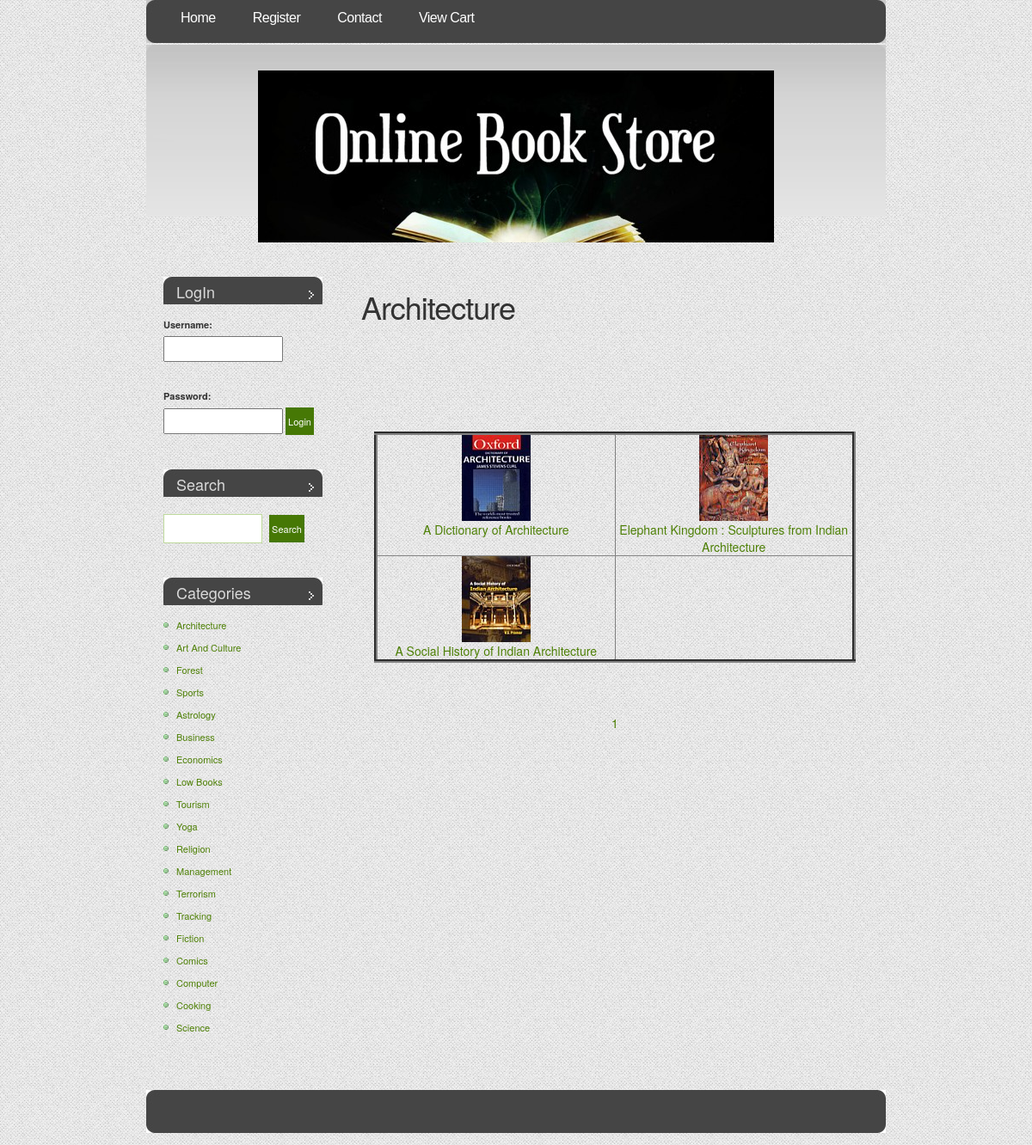
Page /booklist.php?subcatid=1&subcatnm=Architecture on the committed database.
### tables this page shows
CREATE TABLE `book` (
  `b_id` int(4) NOT NULL,
  `b_nm` varchar(60) NOT NULL,
  `b_subcat` varchar(25) NOT NULL,
  `b_desc` longtext NOT NULL,
  `b_publisher` varchar(40) NOT NULL,
  `b_edition` varchar(20) NOT NULL,
  `b_isbn` varchar(10) NOT NULL,
  `b_page` int(5) NOT NULL,
  `b_price` int(5) NOT NULL,
  `b_img` longtext NOT NULL,
  `b_pdf` longtext NOT NULL
);

CREATE TABLE `category` (
  `cat_id` int(4) NOT NULL,
  `cat_nm` varchar(30) NOT NULL
);

### includes/search.inc.php (the view, shortened to what this page needs)
<ul>
			<li id="login">
						<?php
						require('includes/config.php');
							if(isset($_SESSION['status']))
							{
								echo '<h2>Hello :  '.$_SESSION['unm'].'</h2>';
							}
							else
							{
								echo '<form action="process_login.php" method="POST">
										<h2>LogIn</h2>
											<b>Username:</b>
											<br><input type="text" name="usernm"><br>
											<br>
											<b>Password:</b>
											<br><input type="password" name="pwd">
											<input type="submit" id="x" value="Login" />
										</form>';
							}
						?>
			</li>
			<li id="search">
				<h2>Search</h2>
				<form method="GET" action="search_result.php">
					<fieldset>
					<input type="text" id="s" name="s" value="" />
					<input type="submit" id="x" value="Search" />
					</fieldset>
				</form>
			</li>
			<li>
				<h2>Categories</h2>
				<ul>
								<?php
										$query="select * from category ";
										$res=mysqli_query($conn,$query);
										while($row=mysqli_fetch_assoc($res))
											{
												echo '<li><a href="subcat.php?cat='.$row['cat_id'].'&catnm='.$row["cat_nm"].'">'.$row["cat_nm"].'</a></li>';
											}
								?>
				</ul>
			</li>
		</ul>

### booklist.php (shortened to what this page needs)
<?php
require('includes/config.php');
	$cat=$_GET['subcatid'];
	$totalq="select count(*) \"total\" from book where b_subcat='$cat'";
	$totalres=mysqli_query($conn,$totalq) or die("Can't Execute Query...");
	$totalrow=mysqli_fetch_assoc($totalres);
	$page_per_page=6;
	$page_total_rec=$totalrow['total'];
	$page_total_page=ceil($page_total_rec/$page_per_page);
	if(!isset($_GET['page']))
	{
		$page_current_page=1;
	}
	else
	{
		$page_current_page=$_GET['page'];
	}
?>
<!DOCTYPE html PUBLIC "-//W3C//DTD XHTML 1.0 Strict//EN" "http://www.w3.org/TR/xhtml1/DTD/xhtml1-strict.dtd">
<html xmlns="http://www.w3.org/1999/xhtml">
<head>
		<?php
			include("includes/head.inc.php");
		?>
</head>
<body>
				<div id="header">
					<div id="menu">
						<?php
							include("includes/menu.inc.php");
						?>
					</div>
				</div>
				<div id="logo-wrap">
					<div id="logo">
					</div>
				</div>
				<div id="page">
							<div id="content">
								<div class="post">
									<h1 class="title"><?php echo $_GET['subcatnm'];?></h1>
									<div class="entry">
										<table border="4" width="100%" >
											<br><br><br><br><br>
											<?php
												$k=($page_current_page-1)*$page_per_page;
												$query="select *from book where b_subcat='$cat' LIMIT ".$k .",".$page_per_page;
												$res=mysqli_query($conn,$query) or die("Can't Execute Query...");
												$count=0;
												while($row=mysqli_fetch_assoc($res))
												{
													if($count==0)
													{
														echo '<tr>';
													}
													echo '<td valign="top" width="20%" align="center">
														<a href="detail.php?id='.$row['b_id'].'&cat='.$_GET['subcatnm'].'">
														<img src="'.$row['b_img'].'" width="80" height="100">
														<br>'.$row['b_nm'].'</a>
													</td>';
													$count++;
													if($count==2)
													{
														echo '</tr>';
														$count=0;
													}
												}
											?>
										</table>
										<br><br><br>
										<center>
										<?php
											for($i=1;$i<=$page_total_page;$i++)
											{
												echo '&nbsp;&nbsp;<a href="booklist.php?subcatid='.$_GET['subcatid'].'&subcatnm='.$_GET['subcatnm'].'&page='.$i.'">'.$i.'</a>&nbsp;&nbsp;';
											}
										?>
										</center>
									</div>
								</div>
							</div>
							<div id="sidebar">
									<?php
										include("includes/search.inc.php");
									?>
							</div>
					<div style="clear: both;">&nbsp;</div>
				</div>
				<div id="footer">
							<?php
								include("includes/footer.inc.php");
							?>
				</div>
</body>
</html>

### includes/head.inc.php (shortened to what this page needs)
<link href="default.css" rel="stylesheet" type="text/css" />
<link href="registration/demo.css" rel="stylesheet" type="text/css" />
<link href="registration/style.css" rel="stylesheet" type="text/css" />
<link href="css/bootstrap.min.css" rel="stylesheet" type="text/css" />

### includes/menu.inc.php
<ul>
			<li class="current_page_item"><a href="index.php">Home</a></li>
			<?php
					if(isset($_SESSION['status']))
					{
						echo '<li><a href="logout.php">Logout</a></li>';
					}
					else
					{
						echo '<li><a href="register.php">Register</a></li>';
					}
			?>
			<li class="last"><a href="contact.php">Contact</a></li>
			<li><a href="viewcart.php">View Cart</a></li>
</ul>

### includes/footer.inc.php
<div id="footer-wrap">
	</div>

### default.css (style rules this page uses)
body { margin-top: 49px; padding: 0; background: url(images/img01.jpg) repeat-x left top; font-family: "Trebuchet MS", Arial, Helvetica, sans-serif; font-size: 13px; color: #333333; }
h1, h2, h3 { margin: 0; font-weight: normal; color: #559106; }
h1 { letter-spacing: -1px; font-size: 32px; }
h2 { font-size: 23px; }
p, ul, ol { margin: 0 0 2em 0; text-align: justify; line-height: 26px; font-size: 11px; }
a:link { color: #4E8006; }
img { border: none; }
form { margin: 0; padding: 0; }
fieldset { margin: 0; padding: 0; border: none; }
input, textarea, select { font-family: "Trebuchet MS", Arial, Helvetica, sans-serif; font-size: 13px; color: #333333; }
#header { width: 860px; height: 52px; margin: 0 auto; background: url(images/img02.jpg) no-repeat left top; }
#menu { float: left; width: 860px; height: 54px; }
#menu ul { margin: 0; padding: 0px 0 0 20px; list-style: none; line-height: normal; }
#menu li { display: block; float: left; }
#menu a { display: block; float: left; margin-right: 3px; padding: 12px 20px; letter-spacing: -.5px; text-decoration: none; font: 16px "Trebuchet MS", Arial, Helvetica, sans-serif; color: #FFFFFF; }
#menu .current_page_item a { color: #FFFFFF; }
#logo-wrap { width: 860px; margin: 0 auto; padding: 30px 0 20px 0; background: url(images/img03.jpg) no-repeat left top; }
#logo { width: 820px; height: 200px; margin: 0 auto; background: url(images/finnal.jpg)no-repeat center top; }
#page { width: 850px; margin: 0 auto; }
#content { float: right; width: 620px; }
.post { padding: 15px 15px; }
.post .title { margin-bottom: 20px; padding-bottom: 5px; }
.post .entry { padding: 0 15px; }
#sidebar { float: left; width: 215px; }
#sidebar ul { margin: 0; padding: 0; list-style: none; }
#sidebar li { margin-bottom: 40px; padding: 0 15px; }
#sidebar li li { margin: 0; padding-left: 15px; background: url(images/img08.jpg) no-repeat left 50%; }
#sidebar h2 { height: 32px; padding: 8px 0 0 15px; margin-bottom: 10px; background: url(images/img07.jpg) no-repeat left top; font-size: 18px; color: #DADADA; }
#search h2 { margin-bottom: 20px; }
#s { width: 115px; margin-right: 5px; padding: 3px; border: 1px solid #BED99C; }
#x { padding: 3px; border: none; background: #467805; font-size: 11px; color: #FFFFFF; }
#footer-wrap { width: 860px; height: 64px; margin: 0 auto; background: url(images/img04.jpg) no-repeat left top; }
#footer { margin: 0 auto; height: 64px; min-height: 64px; padding: 0; }
html>body #footer { height: auto; }

### registration/demo.css (style rules this page uses)
body,div,dl,dt,dd,ul,ol,li,h1,h2,h3,h4,h5,h6,pre,form,fieldset,input,textarea,p,blockquote,th,td { margin:0; padding:0; }
html,body { margin:0; padding:0; height: 100%; }
table { border-collapse:collapse; border-spacing:0; }
img { border:0; }
ol,ul { list-style:none; }
h1,h2,h3,h4,h5,h6 { font-size:100%; font-weight:normal; }
body { font-family: Cambria, Palatino, "Palatino Linotype", "Palatino LT STD", Georgia, serif; background:url(images/bgnoise_lg.png); font-weight: 400; font-size: 15px; color: #3a2127; overflow-y: scroll; }
a { color: #333; text-decoration: none; }

### rows in the picture
book: b_img (picture), b_nm "A Dictionary of Architecture"
book: b_img (picture), b_nm "Elephant Kingdom : Sculptures from Indian Architecture"
book: b_img (picture), b_nm "A Social History of Indian Architecture"
category: cat_nm "Architecture"
category: cat_nm "Art And Culture"
category: cat_nm "Forest"
category: cat_nm "Sports"
category: cat_nm "Astrology"
category: cat_nm "Business"
category: cat_nm "Economics"
category: cat_nm "Low Books"
category: cat_nm "Tourism"
category: cat_nm "Yoga"
category: cat_nm "Religion"
category: cat_nm "Management"
category: cat_nm "Terrorism"
category: cat_nm "Tracking"
category: cat_nm "Fiction"
category: cat_nm "Comics"
category: cat_nm "Computer"
category: cat_nm "Cooking"
category: cat_nm "Science"

### other values in the picture
$_GET['subcatnm'] "Architecture"
